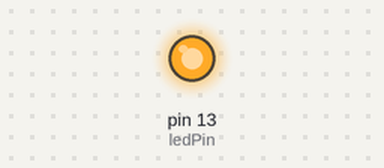
The sketch below on a simulated Arduino Uno, built with avr-gcc and run on an emulated ATmega328P. Parts: output pins drawn as LEDs (lit = HIGH).

Above: at 2.5 s.
At 5.5 s:
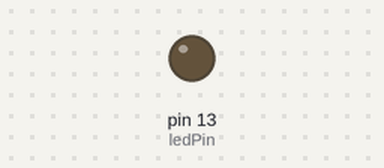
Timing chart, 0 to 7.8 s (numbered marks = the images above):
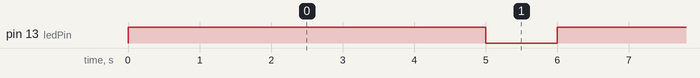

Measured:
- by itself, pin 13 (ledPin): alternates HIGH for 5.0 s and LOW for 1.0 s

The sketch:

circuit_01.ino
```cpp
int ledPin = 13;

void setup() {
  setupLed();
}

void loop() {
  turnOnLed();
  wait(5);
  turnOffLed();
  wait(1);
}

void setupLed(){
  pinMode(ledPin, OUTPUT);
}

void turnOnLed(){
  digitalWrite(ledPin, HIGH);
}

void turnOffLed(){
  digitalWrite(ledPin, LOW);
}

void wait(int seconds){
  delay(seconds * 1000);
}
```
